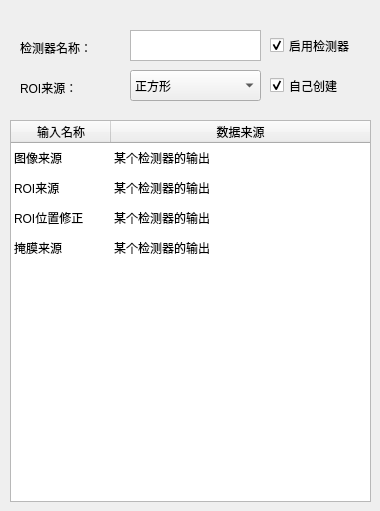
       <widget class="QWidget" name="tab">
        <attribute name="title">
         <string>输入设置</string>
        </attribute>
        <widget class="QCheckBox" name="checkBox_roiCreat">
         <property name="geometry">
          <rect>
           <x>270</x>
           <y>70</y>
           <width>101</width>
           <height>31</height>
          </rect>
         </property>
         <property name="minimumSize">
          <size>
           <width>101</width>
           <height>31</height>
          </size>
         </property>
         <property name="text">
          <string>自己创建</string>
         </property>
         <property name="checked">
          <bool>true</bool>
         </property>
         <property name="tristate">
          <bool>false</bool>
         </property>
        </widget>
        <widget class="QLabel" name="label_funcName">
         <property name="geometry">
          <rect>
           <x>20</x>
           <y>40</y>
           <width>81</width>
           <height>16</height>
          </rect>
         </property>
         <property name="text">
          <string>检测器名称：</string>
         </property>
        </widget>
        <widget class="QLabel" name="label_roiCreat">
         <property name="geometry">
          <rect>
           <x>20</x>
           <y>80</y>
           <width>91</width>
           <height>16</height>
          </rect>
         </property>
         <property name="text">
          <string>ROI来源：</string>
         </property>
        </widget>
        <widget class="QCheckBox" name="checkBox_enableFunc">
         <property name="geometry">
          <rect>
           <x>270</x>
           <y>30</y>
           <width>101</width>
           <height>31</height>
          </rect>
         </property>
         <property name="minimumSize">
          <size>
           <width>101</width>
           <height>31</height>
          </size>
         </property>
         <property name="text">
          <string>启用检测器</string>
         </property>
         <property name="checked">
          <bool>true</bool>
         </property>
        </widget>
        <widget class="QComboBox" name="comboBox_imageSource">
         <property name="geometry">
          <rect>
           <x>130</x>
           <y>70</y>
           <width>131</width>
           <height>31</height>
          </rect>
         </property>
         <property name="minimumSize">
          <size>
           <width>131</width>
           <height>31</height>
          </size>
         </property>
         <property name="maximumSize">
          <size>
           <width>131</width>
           <height>31</height>
          </size>
         </property>
         <item>
          <property name="text">
           <string>正方形</string>
          </property>
         </item>
         <item>
          <property name="text">
           <string>矩形</string>
          </property>
         </item>
         <item>
          <property name="text">
           <string>圆形</string>
          </property>
         </item>
         <item>
          <property name="text">
           <string>多边形</string>
          </property>
         </item>
        </widget>
        <widget class="QPlainTextEdit" name="plainTextEdit_funcName">
         <property name="geometry">
          <rect>
           <x>130</x>
           <y>30</y>
           <width>131</width>
           <height>31</height>
          </rect>
         </property>
         <property name="minimumSize">
          <size>
           <width>131</width>
           <height>31</height>
          </size>
         </property>
         <property name="maximumSize">
          <size>
           <width>131</width>
           <height>31</height>
          </size>
         </property>
         <property name="overwriteMode">
          <bool>false</bool>
         </property>
        </widget>
        <widget class="QTableWidget" name="tableWidget_input">
         <property name="geometry">
          <rect>
           <x>10</x>
           <y>120</y>
           <width>361</width>
           <height>382</height>
          </rect>
         </property>
         <property name="minimumSize">
          <size>
           <width>361</width>
           <height>382</height>
          </size>
         </property>
         <property name="maximumSize">
          <size>
           <width>361</width>
           <height>382</height>
          </size>
         </property>
         <property name="editTriggers">
          <set>QAbstractItemView::NoEditTriggers</set>
         </property>
         <property name="selectionMode">
          <enum>QAbstractItemView::SingleSelection</enum>
         </property>
         <property name="selectionBehavior">
          <enum>QAbstractItemView::SelectRows</enum>
         </property>
         <property name="showGrid">
          <bool>false</bool>
         </property>
         <attribute name="horizontalHeaderStretchLastSection">
          <bool>true</bool>
         </attribute>
         <attribute name="verticalHeaderVisible">
          <bool>false</bool>
         </attribute>
         <row>
          <property name="text">
           <string>1</string>
          </property>
         </row>
         <row>
          <property name="text">
           <string>2</string>
          </property>
         </row>
         <row>
          <property name="text">
           <string>3</string>
          </property>
         </row>
         <row>
          <property name="text">
           <string>4</string>
          </property>
         </row>
         <column>
          <property name="text">
           <string>输入名称</string>
          </property>
         </column>
         <column>
          <property name="text">
           <string>数据来源</string>
          </property>
         </column>
         <item row="0" column="0">
          <property name="text">
           <string>图像来源</string>
          </property>
         </item>
         <item row="0" column="1">
          <property name="text">
           <string>某个检测器的输出</string>
          </property>
         </item>
         <item row="1" column="0">
          <property name="text">
           <string>ROI来源</string>
          </property>
         </item>
         <item row="1" column="1">
          <property name="text">
           <string>某个检测器的输出</string>
          </property>
         </item>
         <item row="2" column="0">
          <property name="text">
           <string>ROI位置修正</string>
          </property>
         </item>
         <item row="2" column="1">
          <property name="text">
           <string>某个检测器的输出</string>
          </property>
         </item>
         <item row="3" column="0">
          <property name="text">
           <string>掩膜来源</string>
          </property>
         </item>
         <item row="3" column="1">
          <property name="text">
           <string>某个检测器的输出</string>
          </property>
         </item>
        </widget>
       </widget>
